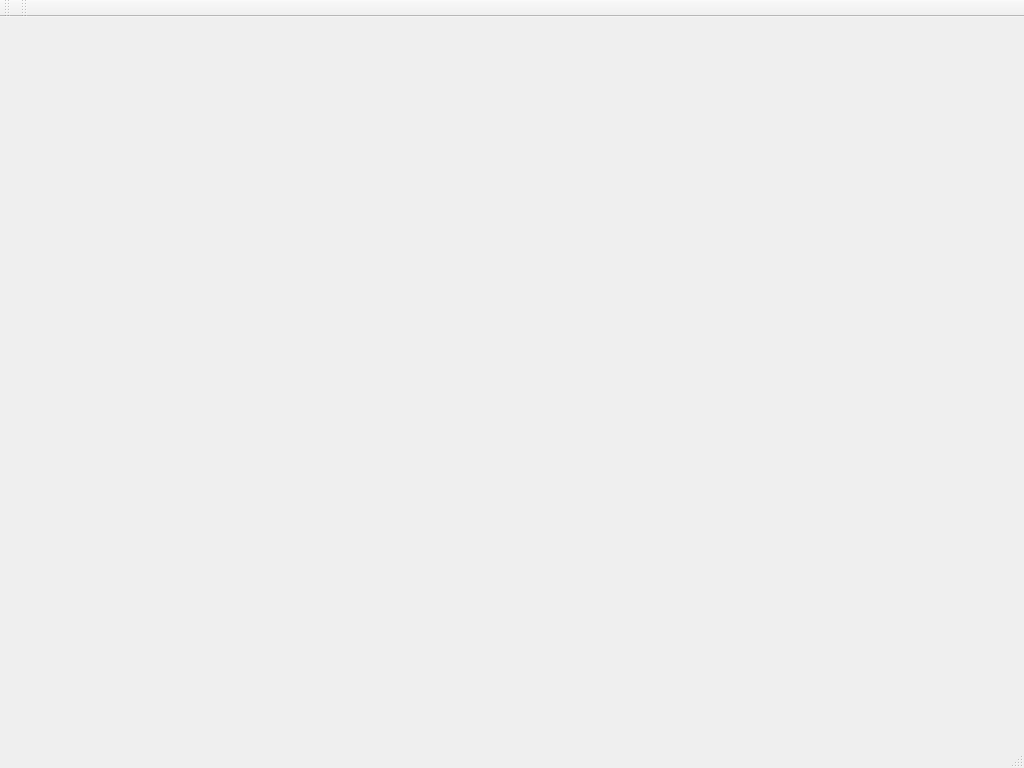
<?xml version="1.0" encoding="UTF-8"?>
<ui version="4.0">
 <class>MapDesigner</class>
 <widget class="QMainWindow" name="MapDesigner">
  <property name="geometry">
   <rect>
    <x>0</x>
    <y>0</y>
    <width>1024</width>
    <height>768</height>
   </rect>
  </property>
  <property name="mouseTracking">
   <bool>true</bool>
  </property>
  <property name="focusPolicy">
   <enum>Qt::ClickFocus</enum>
  </property>
  <property name="windowTitle">
   <string>MapDesigner</string>
  </property>
  <widget class="QWidget" name="centralWidget">
   <property name="mouseTracking">
    <bool>true</bool>
   </property>
   <property name="focusPolicy">
    <enum>Qt::ClickFocus</enum>
   </property>
  </widget>
  <widget class="QMenuBar" name="menuBar">
   <property name="geometry">
    <rect>
     <x>0</x>
     <y>0</y>
     <width>1024</width>
     <height>30</height>
    </rect>
   </property>
  </widget>
  <widget class="QStatusBar" name="statusBar"/>
  <widget class="QToolBar" name="mainToolBar">
   <attribute name="toolBarArea">
    <enum>TopToolBarArea</enum>
   </attribute>
   <attribute name="toolBarBreak">
    <bool>false</bool>
   </attribute>
  </widget>
  <widget class="QToolBar" name="toolBar">
   <property name="windowTitle">
    <string>toolBar</string>
   </property>
   <attribute name="toolBarArea">
    <enum>TopToolBarArea</enum>
   </attribute>
   <attribute name="toolBarBreak">
    <bool>false</bool>
   </attribute>
  </widget>
 </widget>
 <layoutdefault spacing="6" margin="11"/>
 <resources/>
 <connections/>
</ui>
